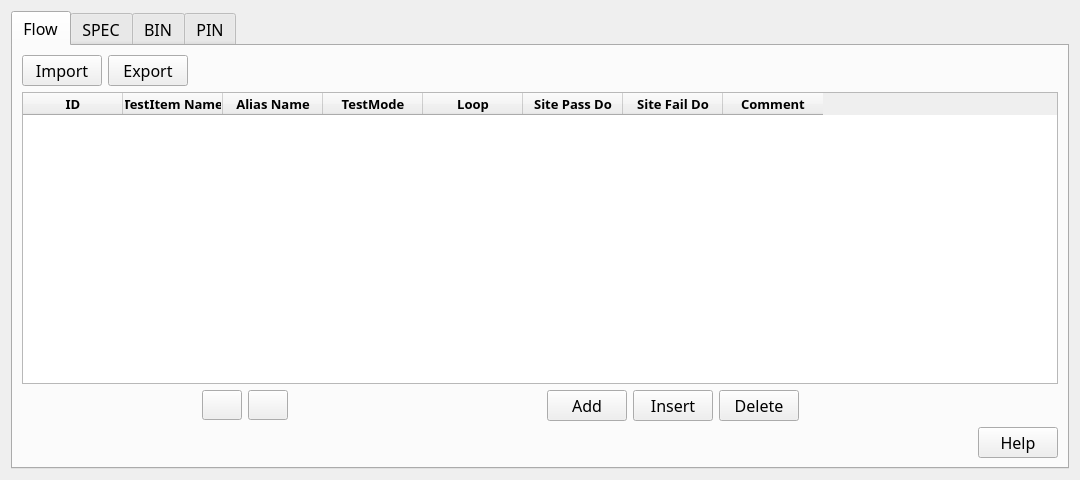
<?xml version="1.0" encoding="UTF-8"?>
<ui version="4.0">
 <class>ConfigDialog</class>
 <widget class="QWidget" name="ConfigDialog">
  <property name="geometry">
   <rect>
    <x>0</x>
    <y>0</y>
    <width>1080</width>
    <height>480</height>
   </rect>
  </property>
  <property name="sizePolicy">
   <sizepolicy hsizetype="Expanding" vsizetype="Expanding">
    <horstretch>0</horstretch>
    <verstretch>0</verstretch>
   </sizepolicy>
  </property>
  <property name="minimumSize">
   <size>
    <width>1080</width>
    <height>480</height>
   </size>
  </property>
  <property name="maximumSize">
   <size>
    <width>1400</width>
    <height>480</height>
   </size>
  </property>
  <property name="windowTitle">
   <string>Configuration</string>
  </property>
  <layout class="QGridLayout" name="gridLayout_3">
   <item row="0" column="0">
    <widget class="QTabWidget" name="tabConfig">
     <property name="font">
      <font>
       <family>微软雅黑</family>
       <pointsize>12</pointsize>
      </font>
     </property>
     <property name="currentIndex">
      <number>0</number>
     </property>
     <widget class="QWidget" name="tabFlow">
      <attribute name="title">
       <string>Flow</string>
      </attribute>
      <layout class="QGridLayout" name="gridLayout_10">
       <item row="0" column="0">
        <layout class="QGridLayout" name="gridLayout_4">
         <item row="0" column="0">
          <widget class="QPushButton" name="btnInport">
           <property name="maximumSize">
            <size>
             <width>80</width>
             <height>40</height>
            </size>
           </property>
           <property name="text">
            <string>Import</string>
           </property>
          </widget>
         </item>
         <item row="0" column="1">
          <widget class="QPushButton" name="btnExportFlow">
           <property name="maximumSize">
            <size>
             <width>80</width>
             <height>40</height>
            </size>
           </property>
           <property name="text">
            <string>Export</string>
           </property>
          </widget>
         </item>
        </layout>
       </item>
       <item row="0" column="1">
        <spacer name="horizontalSpacer_2">
         <property name="orientation">
          <enum>Qt::Horizontal</enum>
         </property>
         <property name="sizeHint" stdset="0">
          <size>
           <width>40</width>
           <height>20</height>
          </size>
         </property>
        </spacer>
       </item>
       <item row="1" column="0" colspan="5">
        <widget class="QTableWidget" name="tableFlow">
         <property name="minimumSize">
          <size>
           <width>840</width>
           <height>260</height>
          </size>
         </property>
         <property name="font">
          <font>
           <family>微软雅黑</family>
           <pointsize>10</pointsize>
           <weight>75</weight>
           <bold>true</bold>
          </font>
         </property>
         <property name="styleSheet">
          <string notr="true"/>
         </property>
         <property name="rowCount">
          <number>0</number>
         </property>
         <property name="columnCount">
          <number>8</number>
         </property>
         <column>
          <property name="text">
           <string>ID</string>
          </property>
         </column>
         <column>
          <property name="text">
           <string>TestItem Name</string>
          </property>
         </column>
         <column>
          <property name="text">
           <string>Alias Name</string>
          </property>
         </column>
         <column>
          <property name="text">
           <string>TestMode</string>
          </property>
         </column>
         <column>
          <property name="text">
           <string>Loop</string>
          </property>
         </column>
         <column>
          <property name="text">
           <string>Site Pass Do</string>
          </property>
         </column>
         <column>
          <property name="text">
           <string>Site Fail Do</string>
          </property>
         </column>
         <column>
          <property name="text">
           <string>Comment</string>
          </property>
         </column>
        </widget>
       </item>
       <item row="2" column="2">
        <layout class="QGridLayout" name="gridLayout">
         <item row="0" column="0">
          <widget class="QPushButton" name="btnMoveUpFlow">
           <property name="sizePolicy">
            <sizepolicy hsizetype="Fixed" vsizetype="Fixed">
             <horstretch>0</horstretch>
             <verstretch>0</verstretch>
            </sizepolicy>
           </property>
           <property name="minimumSize">
            <size>
             <width>0</width>
             <height>30</height>
            </size>
           </property>
           <property name="maximumSize">
            <size>
             <width>40</width>
             <height>30</height>
            </size>
           </property>
           <property name="styleSheet">
            <string notr="true">border-image: url(:/acroViewTester/qrc/pics/upTwo.png);</string>
           </property>
           <property name="text">
            <string/>
           </property>
          </widget>
         </item>
         <item row="0" column="1">
          <widget class="QPushButton" name="btnMoveDownFlow">
           <property name="sizePolicy">
            <sizepolicy hsizetype="Fixed" vsizetype="Fixed">
             <horstretch>0</horstretch>
             <verstretch>0</verstretch>
            </sizepolicy>
           </property>
           <property name="minimumSize">
            <size>
             <width>0</width>
             <height>30</height>
            </size>
           </property>
           <property name="maximumSize">
            <size>
             <width>40</width>
             <height>30</height>
            </size>
           </property>
           <property name="styleSheet">
            <string notr="true">border-image: url(:/acroViewTester/qrc/pics/downTwo.png);</string>
           </property>
           <property name="text">
            <string/>
           </property>
          </widget>
         </item>
        </layout>
       </item>
       <item row="2" column="3">
        <layout class="QGridLayout" name="gridLayoutActions">
         <item row="0" column="1">
          <widget class="QPushButton" name="btnAddFlow">
           <property name="minimumSize">
            <size>
             <width>0</width>
             <height>30</height>
            </size>
           </property>
           <property name="maximumSize">
            <size>
             <width>80</width>
             <height>40</height>
            </size>
           </property>
           <property name="text">
            <string>Add</string>
           </property>
          </widget>
         </item>
         <item row="0" column="2">
          <widget class="QPushButton" name="btnInsertFlow">
           <property name="minimumSize">
            <size>
             <width>0</width>
             <height>30</height>
            </size>
           </property>
           <property name="maximumSize">
            <size>
             <width>80</width>
             <height>40</height>
            </size>
           </property>
           <property name="text">
            <string>Insert</string>
           </property>
          </widget>
         </item>
         <item row="0" column="3">
          <widget class="QPushButton" name="btnDeleteFlow">
           <property name="minimumSize">
            <size>
             <width>0</width>
             <height>30</height>
            </size>
           </property>
           <property name="maximumSize">
            <size>
             <width>80</width>
             <height>40</height>
            </size>
           </property>
           <property name="text">
            <string>Delete</string>
           </property>
          </widget>
         </item>
         <item row="0" column="0">
          <spacer name="horizontalSpacer_4">
           <property name="orientation">
            <enum>Qt::Horizontal</enum>
           </property>
           <property name="sizeHint" stdset="0">
            <size>
             <width>291</width>
             <height>20</height>
            </size>
           </property>
          </spacer>
         </item>
        </layout>
       </item>
       <item row="2" column="4">
        <spacer name="horizontalSpacer_3">
         <property name="orientation">
          <enum>Qt::Horizontal</enum>
         </property>
         <property name="sizeHint" stdset="0">
          <size>
           <width>291</width>
           <height>20</height>
          </size>
         </property>
        </spacer>
       </item>
       <item row="3" column="0" colspan="5">
        <layout class="QHBoxLayout" name="horizontalLayout">
         <item>
          <spacer name="horizontalSpacer">
           <property name="orientation">
            <enum>Qt::Horizontal</enum>
           </property>
           <property name="sizeHint" stdset="0">
            <size>
             <width>748</width>
             <height>20</height>
            </size>
           </property>
          </spacer>
         </item>
         <item>
          <widget class="QPushButton" name="btnHelpFlow">
           <property name="minimumSize">
            <size>
             <width>80</width>
             <height>30</height>
            </size>
           </property>
           <property name="maximumSize">
            <size>
             <width>80</width>
             <height>40</height>
            </size>
           </property>
           <property name="text">
            <string>Help</string>
           </property>
          </widget>
         </item>
        </layout>
       </item>
      </layout>
     </widget>
     <widget class="QWidget" name="tabSPEC">
      <attribute name="title">
       <string>SPEC</string>
      </attribute>
      <layout class="QGridLayout" name="gridLayout_2">
       <item row="0" column="0">
        <layout class="QGridLayout" name="gridLayout_5">
         <item row="0" column="0">
          <widget class="QPushButton" name="btnInportSpec">
           <property name="maximumSize">
            <size>
             <width>80</width>
             <height>40</height>
            </size>
           </property>
           <property name="text">
            <string>Import</string>
           </property>
          </widget>
         </item>
         <item row="0" column="1">
          <widget class="QPushButton" name="btnExportSpec">
           <property name="maximumSize">
            <size>
             <width>80</width>
             <height>40</height>
            </size>
           </property>
           <property name="text">
            <string>Export</string>
           </property>
          </widget>
         </item>
        </layout>
       </item>
       <item row="0" column="1">
        <spacer name="horizontalSpacer_5">
         <property name="orientation">
          <enum>Qt::Horizontal</enum>
         </property>
         <property name="sizeHint" stdset="0">
          <size>
           <width>871</width>
           <height>20</height>
          </size>
         </property>
        </spacer>
       </item>
       <item row="1" column="0" colspan="2">
        <widget class="QTableWidget" name="tableSpec">
         <property name="minimumSize">
          <size>
           <width>840</width>
           <height>260</height>
          </size>
         </property>
         <property name="font">
          <font>
           <family>微软雅黑</family>
           <pointsize>10</pointsize>
          </font>
         </property>
         <property name="styleSheet">
          <string notr="true">QTabWidget::tab-bar {
    alignment: center;
}

QTabBar::tab {
    background: white;
    border: 1px solid #C4C4C3;
    padding: 5px;
    margin-right: 2px;
}

QTabBar::tab:selected {
    background: blue;
    color: white;
}

QTabWidget::pane {
    border: 1px solid #C4C4C3;
    background: white;
}</string>
         </property>
         <property name="rowCount">
          <number>0</number>
         </property>
         <property name="columnCount">
          <number>9</number>
         </property>
         <column>
          <property name="text">
           <string>ID</string>
          </property>
         </column>
         <column>
          <property name="text">
           <string>TestItemName</string>
          </property>
         </column>
         <column>
          <property name="text">
           <string>Alias Name</string>
          </property>
         </column>
         <column>
          <property name="text">
           <string>Params1</string>
          </property>
         </column>
         <column>
          <property name="text">
           <string>Value</string>
          </property>
         </column>
         <column>
          <property name="text">
           <string>Limit&lt;</string>
          </property>
         </column>
         <column>
          <property name="text">
           <string>Limit&gt;</string>
          </property>
         </column>
         <column>
          <property name="text">
           <string>Bin Name</string>
          </property>
         </column>
         <column>
          <property name="text">
           <string>Comment</string>
          </property>
         </column>
        </widget>
       </item>
      </layout>
     </widget>
     <widget class="QWidget" name="tabBIN">
      <attribute name="title">
       <string>BIN</string>
      </attribute>
      <layout class="QGridLayout" name="gridLayout_8">
       <item row="0" column="0">
        <layout class="QGridLayout" name="gridLayout_6">
         <item row="0" column="0">
          <widget class="QPushButton" name="btnInportBin">
           <property name="maximumSize">
            <size>
             <width>80</width>
             <height>40</height>
            </size>
           </property>
           <property name="text">
            <string>Import</string>
           </property>
          </widget>
         </item>
         <item row="0" column="1">
          <widget class="QPushButton" name="btnExportBin">
           <property name="maximumSize">
            <size>
             <width>80</width>
             <height>40</height>
            </size>
           </property>
           <property name="text">
            <string>Export</string>
           </property>
          </widget>
         </item>
        </layout>
       </item>
       <item row="0" column="1">
        <spacer name="horizontalSpacer_6">
         <property name="orientation">
          <enum>Qt::Horizontal</enum>
         </property>
         <property name="sizeHint" stdset="0">
          <size>
           <width>871</width>
           <height>20</height>
          </size>
         </property>
        </spacer>
       </item>
       <item row="1" column="0" colspan="2">
        <widget class="QTableWidget" name="tableBinConfig">
         <property name="rowCount">
          <number>0</number>
         </property>
         <property name="columnCount">
          <number>6</number>
         </property>
         <column>
          <property name="text">
           <string>Name</string>
          </property>
         </column>
         <column>
          <property name="text">
           <string>SW_BIN</string>
          </property>
         </column>
         <column>
          <property name="text">
           <string>HW_BIN</string>
          </property>
         </column>
         <column>
          <property name="text">
           <string>IsPassBin</string>
          </property>
         </column>
         <column>
          <property name="text">
           <string>Disable</string>
          </property>
         </column>
         <column>
          <property name="text">
           <string>Comment</string>
          </property>
         </column>
        </widget>
       </item>
      </layout>
     </widget>
     <widget class="QWidget" name="tabPIN">
      <attribute name="title">
       <string>PIN</string>
      </attribute>
      <layout class="QGridLayout" name="gridLayout_9">
       <item row="0" column="0">
        <layout class="QGridLayout" name="gridLayout_7">
         <item row="0" column="0">
          <widget class="QPushButton" name="btnInportPin">
           <property name="maximumSize">
            <size>
             <width>80</width>
             <height>40</height>
            </size>
           </property>
           <property name="text">
            <string>Import</string>
           </property>
          </widget>
         </item>
         <item row="0" column="1">
          <widget class="QPushButton" name="btnExportPin">
           <property name="maximumSize">
            <size>
             <width>80</width>
             <height>40</height>
            </size>
           </property>
           <property name="text">
            <string>Export</string>
           </property>
          </widget>
         </item>
        </layout>
       </item>
       <item row="0" column="1">
        <spacer name="horizontalSpacer_7">
         <property name="orientation">
          <enum>Qt::Horizontal</enum>
         </property>
         <property name="sizeHint" stdset="0">
          <size>
           <width>871</width>
           <height>20</height>
          </size>
         </property>
        </spacer>
       </item>
       <item row="1" column="0" colspan="2">
        <widget class="QTableWidget" name="tablePinConfig">
         <property name="rowCount">
          <number>0</number>
         </property>
         <property name="columnCount">
          <number>5</number>
         </property>
         <column>
          <property name="text">
           <string>Name</string>
          </property>
         </column>
         <column>
          <property name="text">
           <string>PinType</string>
          </property>
         </column>
         <column>
          <property name="text">
           <string>Sites</string>
          </property>
         </column>
         <column>
          <property name="text">
           <string>Disable</string>
          </property>
         </column>
         <column>
          <property name="text">
           <string>Comment</string>
          </property>
         </column>
        </widget>
       </item>
       <item row="2" column="0" colspan="2">
        <widget class="QTableWidget" name="tablePinGroupConfig">
         <property name="rowCount">
          <number>0</number>
         </property>
         <property name="columnCount">
          <number>3</number>
         </property>
         <column>
          <property name="text">
           <string>Name</string>
          </property>
         </column>
         <column>
          <property name="text">
           <string>Value</string>
          </property>
         </column>
         <column>
          <property name="text">
           <string>Comment</string>
          </property>
         </column>
        </widget>
       </item>
      </layout>
     </widget>
    </widget>
   </item>
  </layout>
 </widget>
 <resources>
  <include location="acroViewTester.qrc"/>
 </resources>
 <connections/>
</ui>
